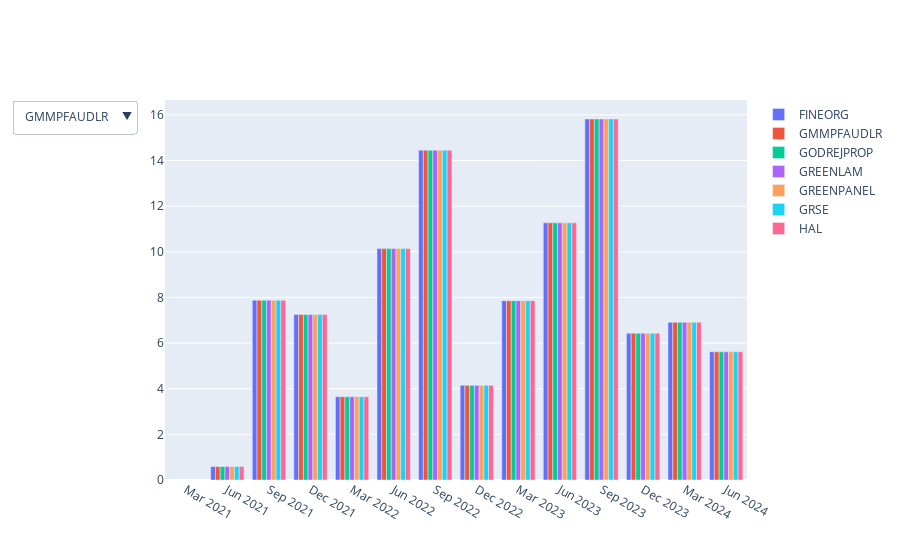

Notebook source saved alongside this figure:
### Code cell
# https://stackoverflow.com/a/45391884/1176573
import plotly.graph_objects as go
import pandas as pd 


start_limit = 50
end_limit = 57

df = pd.read_csv(input_cvs_file)
df.rename( columns={'Unnamed: 0':'Quarters'}, inplace=True )
df.head(5)

start_limit = 50
end_limit = 57

# plotly setup
fig = go.Figure()

# Add traces, starting from First Column. Each column is a stock data.
for mycolumn in df.columns[start_limit:end_limit]:
    #fig.add_traces( go.Scatter(x=list(df.Quarters), y=list(df[mycolumn]), name=mycolumn,) )
    fig.add_traces( go.Bar(x=list(df.Quarters), y=list(df[mycolumn]), name=mycolumn,) )

button_list = []

for mycolumn in df.columns[start_limit:end_limit]:
    button_list.append(
        {
            'method': 'restyle', # restyle , update
            'label': mycolumn,
            'args': [ { 'x': [list(df['Quarters'])]  , 'y': [list(df[mycolumn])]  } ]
        }
    )

# updatemenus = []
# i = 0
# for mycolumn in df.columns[start_limit:end_limit]:
#     updatemenus.append(
#         { 
#             'buttons':  button_list[i],
#             'direction': 'down',
#             'showactive': True,
#         }
#     )
#     i = i + 1

updatemenus = [
    { 'buttons':  button_list,
      'direction': 'down',
      'showactive': False,
    }
]

# update layout with buttons, and show the figure
fig.update_layout(updatemenus=updatemenus)
fig.show()

### Figure 1 — Plotly figure (JSON) as saved in the notebook; plotly's stock layout.template omitted (floating-point values rounded to 4 significant figures)
{"data": [{"name": "FINEORG", "type": "bar", "x": ["Mar 2021", "Jun 2021", "Sep 2021", "Dec 2021", "Mar 2022", "Jun 2022", "Sep 2022", "Dec 2022", "Mar 2023", "Jun 2023", "Sep 2023", "Dec 2023", "Mar 2024", "Jun 2024"], "y": [null, 0.59, 7.88, 7.25, 3.65, 10.14, 14.45, 4.15, 7.86, 11.27, 15.82, 6.43, 6.91, 5.62]}, {"name": "GMMPFAUDLR", "type": "bar", "x": ["Mar 2021", "Jun 2021", "Sep 2021", "Dec 2021", "Mar 2022", "Jun 2022", "Sep 2022", "Dec 2022", "Mar 2023", "Jun 2023", "Sep 2023", "Dec 2023", "Mar 2024", "Jun 2024"], "y": [null, 0.59, 7.88, 7.25, 3.65, 10.14, 14.45, 4.15, 7.86, 11.27, 15.82, 6.43, 6.91, 5.62]}, {"name": "GODREJPROP", "type": "bar", "x": ["Mar 2021", "Jun 2021", "Sep 2021", "Dec 2021", "Mar 2022", "Jun 2022", "Sep 2022", "Dec 2022", "Mar 2023", "Jun 2023", "Sep 2023", "Dec 2023", "Mar 2024", "Jun 2024"], "y": [null, 0.59, 7.88, 7.25, 3.65, 10.14, 14.45, 4.15, 7.86, 11.27, 15.82, 6.43, 6.91, 5.62]}, {"name": "GREENLAM", "type": "bar", "x": ["Mar 2021", "Jun 2021", "Sep 2021", "Dec 2021", "Mar 2022", "Jun 2022", "Sep 2022", "Dec 2022", "Mar 2023", "Jun 2023", "Sep 2023", "Dec 2023", "Mar 2024", "Jun 2024"], "y": [null, 0.59, 7.88, 7.25, 3.65, 10.14, 14.45, 4.15, 7.86, 11.27, 15.82, 6.43, 6.91, 5.62]}, {"name": "GREENPANEL", "type": "bar", "x": ["Mar 2021", "Jun 2021", "Sep 2021", "Dec 2021", "Mar 2022", "Jun 2022", "Sep 2022", "Dec 2022", "Mar 2023", "Jun 2023", "Sep 2023", "Dec 2023", "Mar 2024", "Jun 2024"], "y": [null, 0.59, 7.88, 7.25, 3.65, 10.14, 14.45, 4.15, 7.86, 11.27, 15.82, 6.43, 6.91, 5.62]}, {"name": "GRSE", "type": "bar", "x": ["Mar 2021", "Jun 2021", "Sep 2021", "Dec 2021", "Mar 2022", "Jun 2022", "Sep 2022", "Dec 2022", "Mar 2023", "Jun 2023", "Sep 2023", "Dec 2023", "Mar 2024", "Jun 2024"], "y": [null, 0.59, 7.88, 7.25, 3.65, 10.14, 14.45, 4.15, 7.86, 11.27, 15.82, 6.43, 6.91, 5.62]}, {"name": "HAL", "type": "bar", "x": ["Mar 2021", "Jun 2021", "Sep 2021", "Dec 2021", "Mar 2022", "Jun 2022", "Sep 2022", "Dec 2022", "Mar 2023", "Jun 2023", "Sep 2023", "Dec 2023", "Mar 2024", "Jun 2024"], "y": [null, 0.59, 7.88, 7.25, 3.65, 10.14, 14.45, 4.15, 7.86, 11.27, 15.82, 6.43, 6.91, 5.62]}], "layout": {"autosize": true, "updatemenus": [{"active": 1, "buttons": [{"args": [{"x": [["Mar 2021", "Jun 2021", "Sep 2021", "Dec 2021", "Mar 2022", "Jun 2022", "Sep 2022", "Dec 2022", "Mar 2023", "Jun 2023", "Sep 2023", "Dec 2023", "Mar 2024", "Jun 2024"]], "y": [[null, 11.71, 16.27, 16.95, 39.74, 52.12, 66.09, 34.65, 48.74, 32.54, 33.71, 30.73, 37.36, 36.94]]}], "label": "FINEORG", "method": "restyle"}, {"args": [{"x": [["Mar 2021", "Jun 2021", "Sep 2021", "Dec 2021", "Mar 2022", "Jun 2022", "Sep 2022", "Dec 2022", "Mar 2023", "Jun 2023", "Sep 2023", "Dec 2023", "Mar 2024", "Jun 2024"]], "y": [[null, 0.59, 7.88, 7.25, 3.65, 10.14, 14.45, 4.15, 7.86, 11.27, 15.82, 6.43, 6.91, 5.62]]}], "label": "GMMPFAUDLR", "method": "restyle"}, {"args": [{"x": [["Mar 2021", "Jun 2021", "Sep 2021", "Dec 2021", "Mar 2022", "Jun 2022", "Sep 2022", "Dec 2022", "Mar 2023", "Jun 2023", "Sep 2023", "Dec 2023", "Mar 2024", "Jun 2024"]], "y": [[null, 0.61, 1.29, 1.4, 9.37, 1.64, 1.98, 2.11, 14.82, 4.49, 2.4, 2.24, 16.95, 18.7]]}], "label": "GODREJPROP", "method": "restyle"}, {"args": [{"x": [["Mar 2021", "Jun 2021", "Sep 2021", "Dec 2021", "Mar 2022", "Jun 2022", "Sep 2022", "Dec 2022", "Mar 2023", "Jun 2023", "Sep 2023", "Dec 2023", "Mar 2024", "Jun 2024"]], "y": [[null, 1.44, 1.72, 2.23, 2.12, 2.05, 2.3, 2.26, 3.63, 2.61, 3.07, 1.98, 3.21, 1.59]]}], "label": "GREENLAM", "method": "restyle"}, {"args": [{"x": [["Mar 2021", "Jun 2021", "Sep 2021", "Dec 2021", "Mar 2022", "Jun 2022", "Sep 2022", "Dec 2022", "Mar 2023", "Jun 2023", "Sep 2023", "Dec 2023", "Mar 2024", "Jun 2024"]], "y": [[4.6, 2.43, 5.47, 5.14, 6.57, 6.33, 5.91, 3.06, 5.62, 3.04, 3.34, 2.82, 2.43, null]]}], "label": "GREENPANEL", "method": "restyle"}, {"args": [{"x": [["Mar 2021", "Jun 2021", "Sep 2021", "Dec 2021", "Mar 2022", "Jun 2022", "Sep 2022", "Dec 2022", "Mar 2023", "Jun 2023", "Sep 2023", "Dec 2023", "Mar 2024", "Jun 2024"]], "y": [[null, 1.8, 5.13, 5.5, 4.12, 4.38, 5.13, 5.58, 4.83, 6.69, 7.05, 7.7, 9.74, 7.61]]}], "label": "GRSE", "method": "restyle"}, {"args": [{"x": [["Mar 2021", "Jun 2021", "Sep 2021", "Dec 2021", "Mar 2022", "Jun 2022", "Sep 2022", "Dec 2022", "Mar 2023", "Jun 2023", "Sep 2023", "Dec 2023", "Mar 2024", "Jun 2024"]], "y": [[null, 2.91, 12.66, 13.96, 46.43, 9.27, 18.26, 17.27, 42.33, 12.17, 18.49, 18.86, 64.43, 21.49]]}], "label": "HAL", "method": "restyle"}], "direction": "down", "showactive": false}], "xaxis": {"autorange": true, "range": [-0.5, 13.5], "type": "category"}, "yaxis": {"autorange": true, "range": [0, 16.65], "type": "linear"}}}
